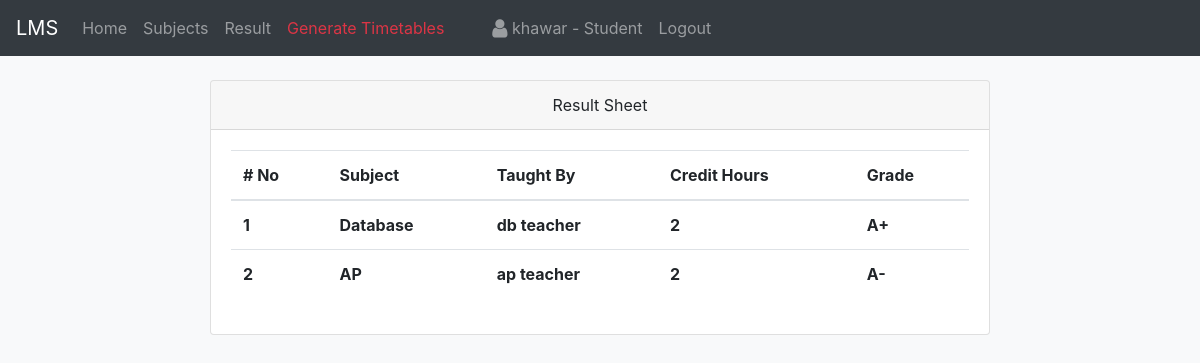
The page /result-sheet (signed in) on the database its author committed.
### profile_app/models.py (models this page shows, shortened)
class profile(models.Model):
    user = models.ForeignKey(User,on_delete=models.CASCADE)
    department_name = models.ForeignKey('info_app.department',on_delete=models.CASCADE,null=True,blank=True)
    dob = models.DateField(null=True)
    gender = models.CharField(max_length=10,choices=gender_choice)
    cnic = models.CharField(max_length=20)
    profile_type = models.CharField(max_length=20,choices=profile_type_choice)
    from_semester = models.CharField(max_length=10,choices=semester_choice,blank=True,null=True)
    from_session = models.CharField(max_length=10,choices=session_choice,blank=True,null=True)
    preferred_slots = models.ManyToManyField('profile_app.time_slots',blank=True)

### info_app/models.py (models this page shows, shortened)
class result(models.Model):
    user = models.ForeignKey(User,on_delete=models.CASCADE)
    course = models.ForeignKey('info_app.course',on_delete=models.CASCADE)
    grade = models.CharField(max_length=2,choices=grades_choice)

class course(models.Model):
    name = models.CharField(max_length=200)
    credit_hour = models.IntegerField(default=1)
    contact_hour = models.IntegerField(default=1)
    from_department = models.ForeignKey('info_app.department',on_delete=models.CASCADE)
    for_semester = models.CharField(max_length=10,choices=semester_choice)
    for_semester_year = models.CharField(max_length=10,choices=semester_year_choice)
    for_session = models.CharField(max_length=10,choices=session_choice)
    taught_by = models.ForeignKey(User,on_delete=models.CASCADE,limit_choices_to=thifunc)
    section_capacity = models.IntegerField(default=20)

### info_app/views.py (the view)
# urls.py: path('result-sheet',info_view.result_sheet,name='result-sheet'),
def result_sheet(request):
    template = 'info/result.html'
    context = {}
    context['data'] = result.objects.filter(user=request.user)
    context['profile'] = profile.objects.get(user=request.user)
    return render(request,template,context)

### templates/info/result.html (shortened to what this page needs)
{% extends 'base.html' %}
{% block content %}
<center>
    <br>
    <div class="card" style="width: 65%;">
        <div class="card-header">
            Result Sheet
        </div>
        <div class="card-body">
            <table class="table">
                <thead>
                    <tr>
                        <th scope="col"># No</th>
                        <th scope="col">Subject</th>
                        <th scope="col">Taught By</th>
                        <th scope="col">Credit Hours</th>
                        <th scope="col">Grade</th>
                    </tr>
                </thead>
                <tbody>
                    {% for i in data %}
                        <tr>
                            <th scope="row">{{forloop.counter}}</th>
                            <th>{{i.course.name}}</th>
                            <th>{{i.course.taught_by.get_full_name}}</th>
                            <th>{{i.course.credit_hour}}</th>
                            <th>{{i.grade}}</th>
                        </tr>
                    {% endfor %}
                </tbody>
            </table>
        </div>
    </div>
    <br>
</center>
{% endblock %}

### templates/base.html (shortened to what this page needs)
<!DOCTYPE html>
<html>
    <head>
        <link rel="stylesheet" href="https://stackpath.bootstrapcdn.com/bootstrap/4.5.0/css/bootstrap.min.css">
        <link rel="stylesheet" href="https://stackpath.bootstrapcdn.com/font-awesome/4.7.0/css/font-awesome.min.css">
    </head>
    <body class="bg-light">
        <nav class="navbar navbar-expand-lg navbar-dark bg-dark">
            <a class="navbar-brand" href="#">LMS</a>
            <div class="collapse navbar-collapse" id="navbarSupportedContent">
              <ul class="navbar-nav mr-auto">
                <li class="nav-item">
                  <a class="nav-link" href="{% url 'home' %}">Home</a>
                </li>
                {% if not request.user.is_authenticated %}
                <li class="nav-item">
                  <a class="nav-link" href="{% url 'login' %}">Login</a>
                </li>
                {% else %}
                {% if profile.profile_type == 'Teacher' %}
                <li class="nav-item">
                  <a class="nav-link" href="{% url 'preference' %}">Preference</a>
                </li>
                {% else %}
                <li class="nav-item">
                  <a class="nav-link" href="{% url 'select-subjects' %}">Subjects</a>
                </li>
                <li class="nav-item">
                  <a class="nav-link" href="{% url 'result-sheet' %}">Result</a>
                </li>
                {% endif %}
                {% if request.user.is_superuser %}
                <li class="nav-item">
                  <a class="nav-link text-danger" href="#" onclick="alterfunc(this)">Generate Timetables</a>
                </li>
                {% endif %}
                <li class="nav-item">
                  <a class="nav-link" href="#">
                    <span class="fa fa-lg fa-user"></span> {{request.user.username}} - {{profile.profile_type}}
                  </a>
                </li>
                <li class="nav-item">
                  <a class="nav-link" href="{% url 'logout' %}">Logout</a>
                </li>
                {% endif %}
              </ul>
            </div>
          </nav>
            {% block content %}{% endblock %}
    </body>
</html>

### rows shown on the page
profile: profile_type "Student"
result: course.name "Database", course.taught_by.get_full_name "db teacher", course.credit_hour "2", grade "A+"
result: course.name "AP", course.taught_by.get_full_name "ap teacher", course.credit_hour "2", grade "A-"

### other values the page prints
{{ request.user.username }} "khawar"
